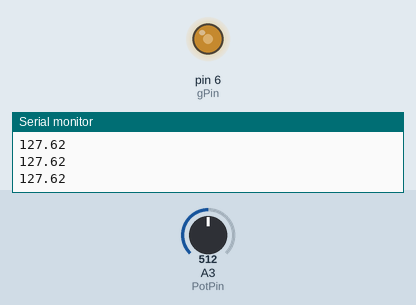
Bench run of a sketch on a simulated Arduino Uno, built with avr-gcc and run on an emulated ATmega328P. Parts: output pins drawn as LEDs (lit = HIGH), the last lines printed to the serial monitor. The inputs (shaded band) are chosen by the test bench; at power-on: A3 (PotPin) = 512.

Above: at 1.3 s.
1.4 s: A3 (PotPin) set to 716
At 2.2 s:
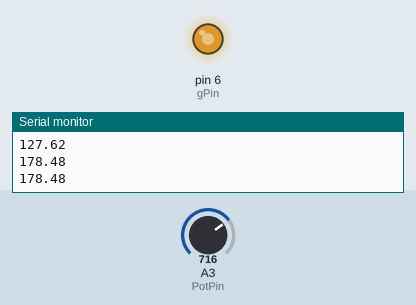
3.0 s: A3 (PotPin) set to 900
At 3.4 s:
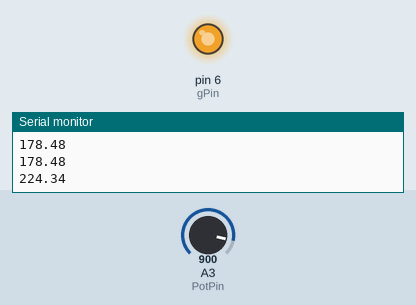
4.5 s: A3 (PotPin) set to 122
At 5.7 s:
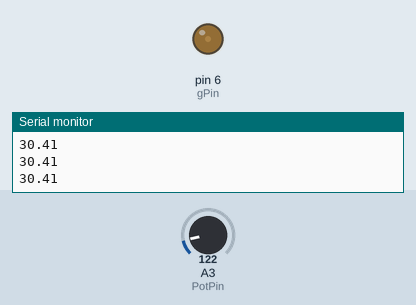
6.0 s: A3 (PotPin) set to 0
At 7.0 s:
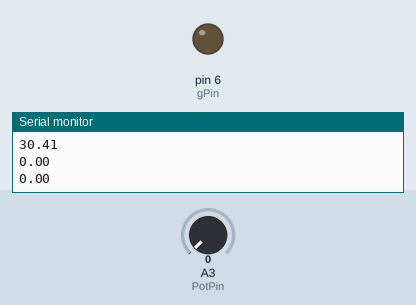
7.5 s: A3 (PotPin) set to 511
At 8.2 s:
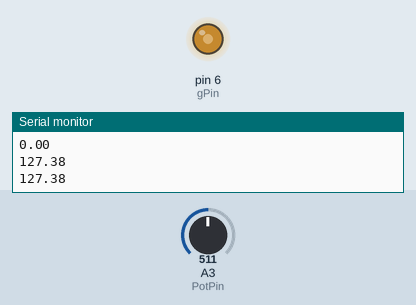
Timing chart, 0 to 10.0 s (numbered marks = the images above; inputs shaded):
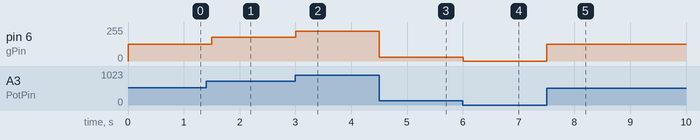

Measured:
- after the input at 1.4 s, pin 6 (gPin): 127/255 → 178/255 after 0.10 s
- after the input at 3.0 s, pin 6 (gPin): 178/255 → 224/255 at once
- after the input at 4.5 s, pin 6 (gPin): 224/255 → 30/255 at once
- after the input at 6.0 s, pin 6 (gPin): 30/255 → 0/255 at once
- after the input at 7.5 s, pin 6 (gPin): 0/255 → 127/255 at once

The sketch:

led_dimmable_project.ino
```cpp
int PotPin = A3;
int gPin = 6;
int potVal;
float ledVal;
int delayT = 500;

void setup() {
  pinMode(PotPin, INPUT);
  pinMode(gPin, OUTPUT);
  Serial.begin(9600);
  // put your setup code here, to run once:

}

void loop() {
  potVal=analogRead(PotPin);
  ledVal=255./1023.*potVal;
  analogWrite(gPin, ledVal);
  Serial.println(ledVal);
  delay(delayT);
  // put your main code here, to run repeatedly:

}
```
